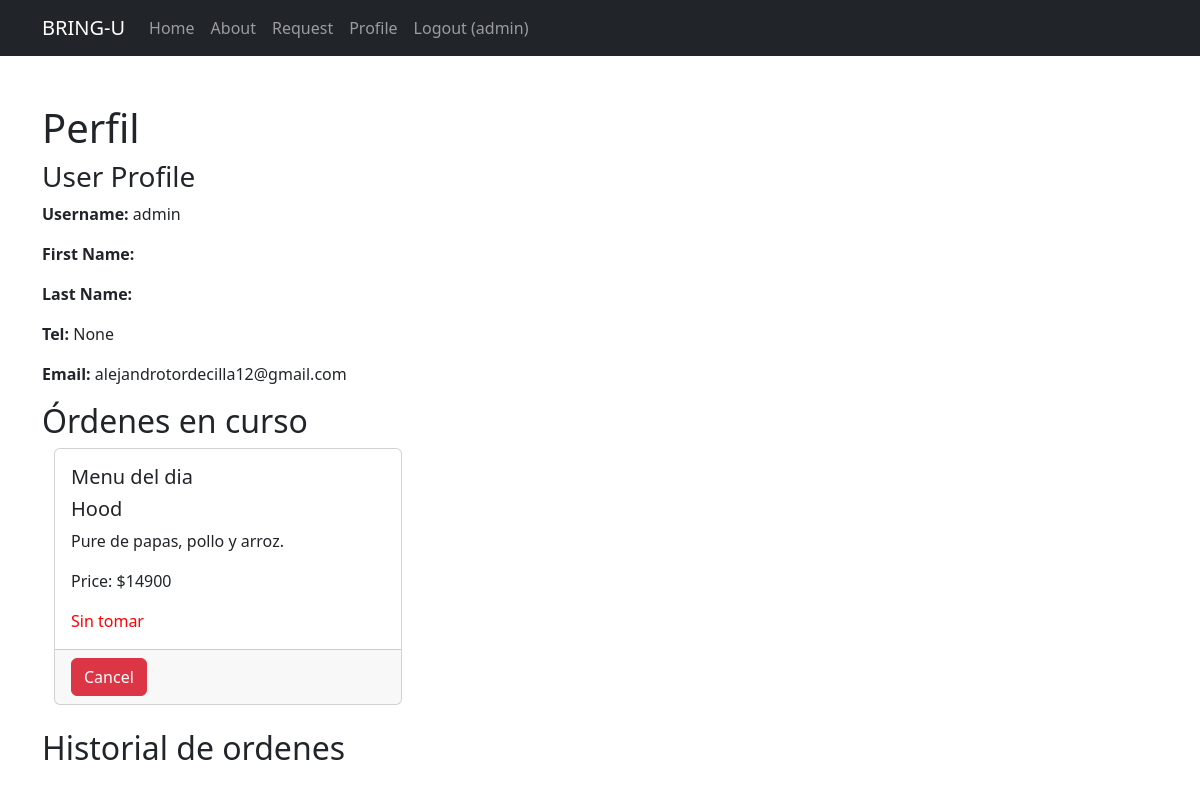
/profile (signed in), run on an earlier commit of the app's database.
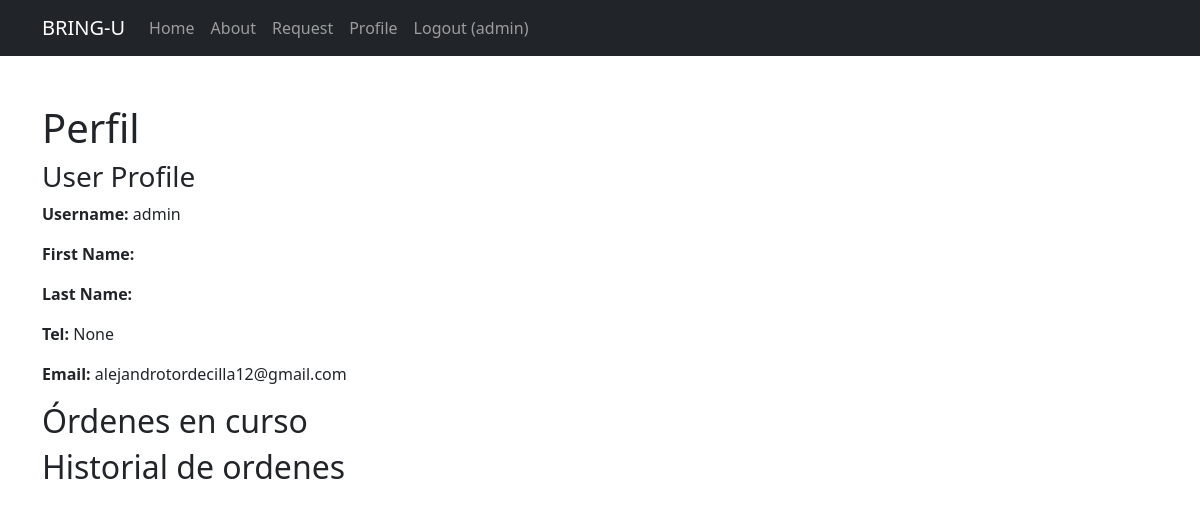
And on a later commit of the database.
### bring_u/models.py (models this page shows)
class Request(models.Model):
    id_request = models.AutoField(primary_key=True)
    name = models.CharField(max_length=100)
    desc = models.CharField(max_length=1000)
    price = models.IntegerField()
    status = models.CharField(max_length=30, default="Sin tomar")
    delivery_location = models.CharField(max_length=250)
    desc_delivery = models.CharField(max_length=1000, null=True)
    pick_up_location = models.CharField(max_length=250, default="Pick-up location")
    desc_pick_up_location = models.CharField(max_length=1000, null=True)
    fk_id_user = models.ForeignKey(UserProfile, on_delete=models.CASCADE)
    fk_id_business = models.ForeignKey(Business, on_delete=models.SET_NULL, null=True)
    fk_id_product = models.ForeignKey(Product, on_delete=models.SET_NULL, null=True)

class Business(models.Model):
    id_business = models.AutoField(primary_key=True)
    name = models.CharField(max_length=70)
    desc = models.CharField(max_length=100)
    opening_time = models.TimeField(default="07:00:00")
    closing_time = models.TimeField(default="18:00:00")
    def __str__(self):
        return self.name

### bring_u/views.py (the view, shortened to what this page needs)
# urls.py: path('profile', bringuViews.profile),
@login_required
def profile(request):
    user = request.user
    user_id = user.id
    user_requests = Request.objects.filter(fk_id_user=user_id)
    print("😀",user)
    context = {
        'user': user,
        'orders': user_requests,
    }
    return render(request, 'profile.html', context)

### bring_u/templates/profile.html (shortened to what this page needs)
    {% extends "base.html" %}
    {% block content %}
        <div class="container mt-5">
            <h1>Perfil </h1>
            <h3>User Profile</h3>
            <p><strong>Username:</strong> {{ user.username }}</p>
            <p><strong>First Name:</strong> {{ user.name }}</p>
            <p><strong>Last Name:</strong> {{ user.last_name }}</p>
            <p><strong>Tel:</strong> {{ user.tel }}</p>
            <p><strong>Email:</strong> {{ user.email }}</p>
            <h2>Órdenes en curso</h2>
            <div class="container">
            <div class="row">
                {% for order in orders %}
                <div class="col-md-4 mb-4">
                    <div class="card">
                        <div class="card-body">
                            <h5 class="card-title">{{ order.name }}</h5>
                            <h5 class="card-title">{{ order.fk_id_business }}</h5>
                            <p class="card-text">{{ order.desc }}</p>
                            <p class="card-text">Price: ${{ order.price }}</p>
                            <p class="card-text" style="color:red">{{ order.status }}</p>
                        </div>
                        <div class="card-footer">
                            <button class="btn btn-danger btn-cancel" type="button" data-bs-toggle="modal"
                                data-bs-target="#cancelConfirmationModal{{ order.id_product }}">
                                Cancel
                            </button>
                        </div>
                    </div>
                </div>
                {% endfor %}
            </div>
        </div>
            <h2>Historial de ordenes</h2>
        </div>
    {% endblock %}

What changed in the data, as far as the page shows it:
removed Request: name "Menu del dia", fk_id_business "Hood", desc "Pure de papas, pollo y arroz.", price "14900", status "Sin tomar"
